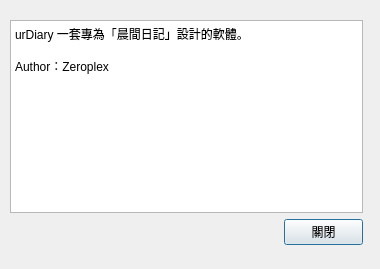
<?xml version="1.0" encoding="UTF-8"?>
<ui version="4.0">
 <class>AboutWindow</class>
 <widget class="QDialog" name="AboutWindow">
  <property name="geometry">
   <rect>
    <x>0</x>
    <y>0</y>
    <width>380</width>
    <height>269</height>
   </rect>
  </property>
  <property name="windowTitle">
   <string>Dialog</string>
  </property>
  <widget class="QWidget" name="">
   <property name="geometry">
    <rect>
     <x>10</x>
     <y>20</y>
     <width>353</width>
     <height>225</height>
    </rect>
   </property>
   <layout class="QFormLayout" name="formLayout">
    <item row="0" column="0" colspan="2">
     <widget class="QPlainTextEdit" name="plainTextEdit">
      <property name="plainText">
       <string>urDiary 一套專為「晨間日記」設計的軟體。

Author：Zeroplex &lt;zeroplex.tw [at] gmail.com&gt;</string>
      </property>
     </widget>
    </item>
    <item row="1" column="0">
     <spacer name="horizontalSpacer">
      <property name="orientation">
       <enum>Qt::Horizontal</enum>
      </property>
      <property name="sizeHint" stdset="0">
       <size>
        <width>268</width>
        <height>20</height>
       </size>
      </property>
     </spacer>
    </item>
    <item row="1" column="1">
     <widget class="QPushButton" name="pushButton">
      <property name="text">
       <string>關閉</string>
      </property>
     </widget>
    </item>
   </layout>
  </widget>
 </widget>
 <resources/>
 <connections/>
</ui>
